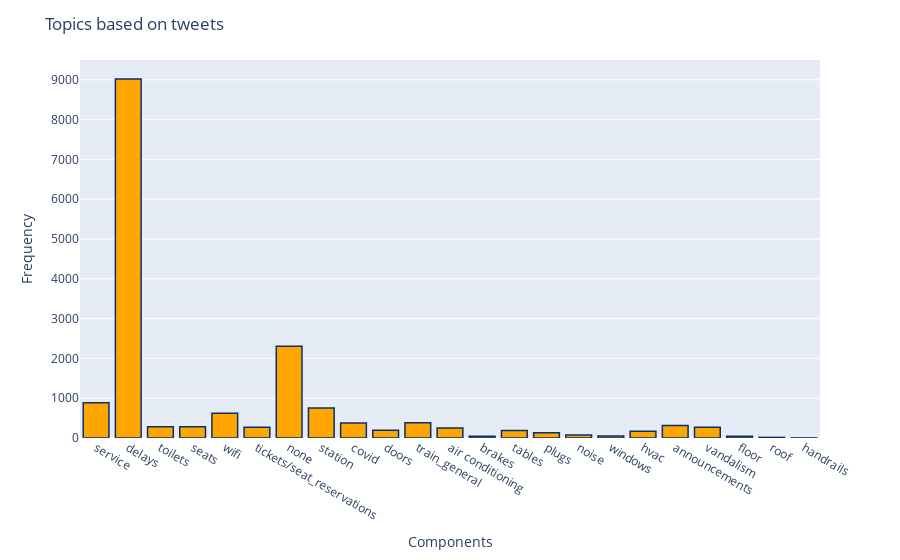

Notebook source saved alongside this figure:
### Code cell
# Plotting the histogram
fig = px.histogram(tweet, x="topic")
fig.update_traces(marker_color="orange",marker_line_color='rgb(8,48,107)',
                  marker_line_width=1.5)
fig.update_layout(title_text='Topics based on tweets',xaxis_title="Components",
    yaxis_title="Frequency")
fig.show()

### Figure 1 — Plotly figure (JSON) as saved in the notebook; plotly's stock layout.template omitted (floating-point values rounded to 4 significant figures; data arrays with more than 128 entries replaced by an {"elided": "..."} marker saying what was removed)
{"data": [{"alignmentgroup": "True", "bingroup": "x", "hovertemplate": "topic=%{x}<br>count=%{y}<extra></extra>", "legendgroup": "", "marker": {"color": "orange", "line": {"color": "rgb(8,48,107)", "width": 1.5}, "pattern": {"shape": ""}}, "name": "", "offsetgroup": "", "orientation": "v", "showlegend": false, "type": "histogram", "x": {"elided": "16949 str values"}, "xaxis": "x", "yaxis": "y"}], "layout": {"barmode": "relative", "legend": {"tracegroupgap": 0}, "margin": {"t": 60}, "title": {"text": "Topics based on tweets"}, "xaxis": {"anchor": "y", "domain": [0, 1], "title": {"text": "Components"}}, "yaxis": {"anchor": "x", "domain": [0, 1], "title": {"text": "Frequency"}}}}
